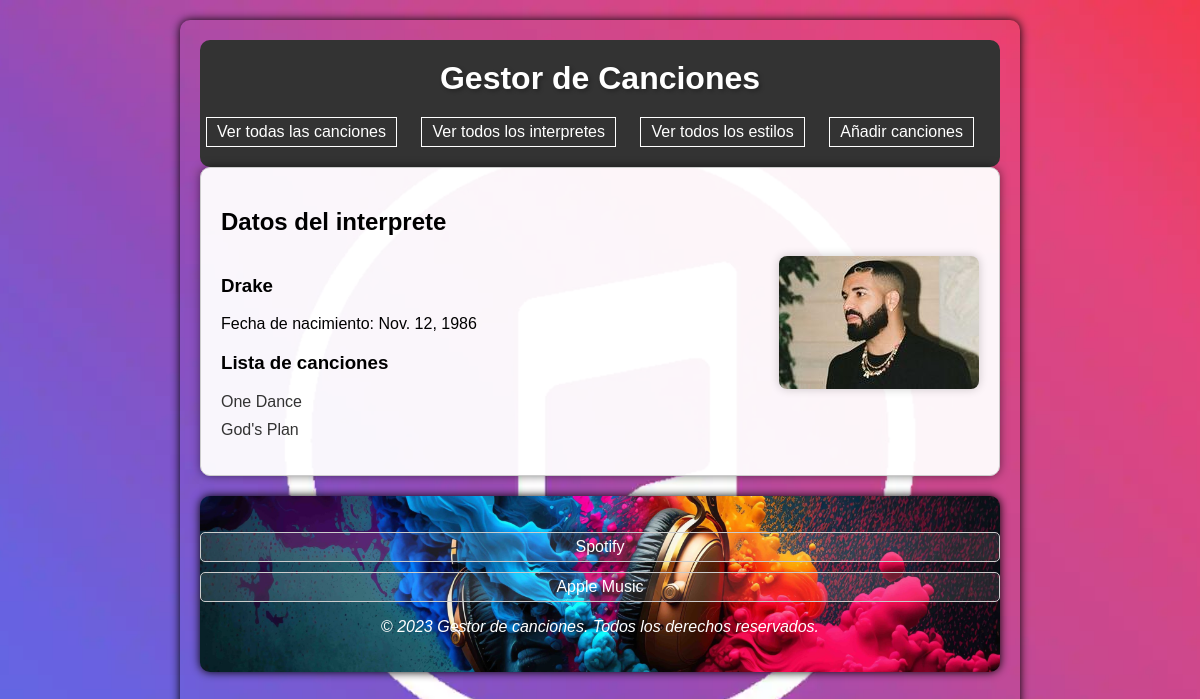
Page /interpretes/11 on the committed database.
### appTop100/models.py (models this page shows, shortened)
class Interprete(models.Model):
    nombre = models.CharField(max_length=50)
    fecha_nacimiento = models.DateField(blank=True, null=True)
    foto = models.ImageField(upload_to='fotos/', null=True, blank=True)

class Cancion(models.Model):
    titulo = models.CharField(max_length=50)
    estilo = models.ForeignKey(Estilo, on_delete=models.CASCADE)
    interpretes = models.ManyToManyField(Interprete)
    fecha_lanzamiento = models.DateField(default=None, null=True)
    duracion = models.IntegerField(default=0)
    posicion = models.IntegerField(default=0)

### appTop100/views.py (the view)
# urls.py: path('interpretes/<int:interprete_id>', views.show_interpretes.as_view(), name='interprete'),
class show_interpretes(ListView):
    model = Cancion
    template_name = 'interprete.html'
    context_object_name = 'canciones'
    def get_queryset(self):
        interprete_id = self.kwargs['interprete_id']
        interprete = get_object_or_404(Interprete, pk=interprete_id)
        return interprete.cancion_set.all()
    def get_context_data(self, **kwargs):
        context = super().get_context_data(**kwargs)
        interprete_id = self.kwargs['interprete_id']
        interprete = get_object_or_404(Interprete, pk=interprete_id)
        context['interprete'] = interprete
        return context

### appTop100/templates/interprete.html (shortened to what this page needs)
{% extends "base.html" %}
{% block contenido %}
<h2>Datos del interprete</h2>
{% if interprete %}
  <div class="interprete-details">
    <div class="interprete-details-info">
      <h3>{{ interprete.nombre}}</h3>
      Fecha de nacimiento: {{ interprete.fecha_nacimiento }}
      <h3>Lista de canciones</h3>
      {% if canciones %}
        <ol>
          {% for c in canciones %}
            <li><a href="{% url 'cancion' c.id %}">{{ c.titulo}}</a></li>
          {% endfor %}
        </ol>
      {% else %}
        <p>No tiene canciones asociadas.</p>
      {% endif %}
    </div>
    <div class="interprete-details-img">
      {% if interprete.foto %}
        <img src="{{ interprete.foto.url }}" alt="{{ interprete.nombre }}">
      {% else %}
        <p>No hay foto disponible.</p>
      {% endif %}
    </div>
  </div>
{% else %}
  <p>No existe este interprete.</p>
{% endif %}
{% endblock %}

### appTop100/static/css/estilos.css (style rules this page uses)
body { background-image: url('../img/fondo2.webp'); background-repeat: no-repeat; background-size: cover; background-position: center; background-attachment: fixed; height: 100vh; margin: 0; font-family: 'Arial', sans-serif; }
body, footer { font-family: 'Arial', sans-serif; max-width: 800px; margin: 20px auto; padding: 20px; background-color: rgba(0, 0, 0, 0.786); border-radius: 10px; box-shadow: 0 0 10px rgba(0, 0, 0, 1); position: relative; }
.interprete-details-info ol { list-style: none; padding: 0; }
.interprete-details-info ol li { margin-bottom: 10px; }
.interprete-details-info ol li a { text-decoration: none; color: #333; transition: color 0.3s ease; }
.interprete-details { display: flex; justify-content: space-between; align-items: flex-start; }
.interprete-details-info { max-width: 60%; }
.interprete-details-img { max-width: 40%; }
.interprete-details-img img { width: 100%; border-radius: 8px; box-shadow: 0 0 10px rgba(0, 0, 0, 0.2); }

### rows in the picture
Interprete: nombre "Drake", fecha_nacimiento "Nov. 12, 1986", foto (picture)
Cancion: titulo "One Dance"
Cancion: titulo "God's Plan"
